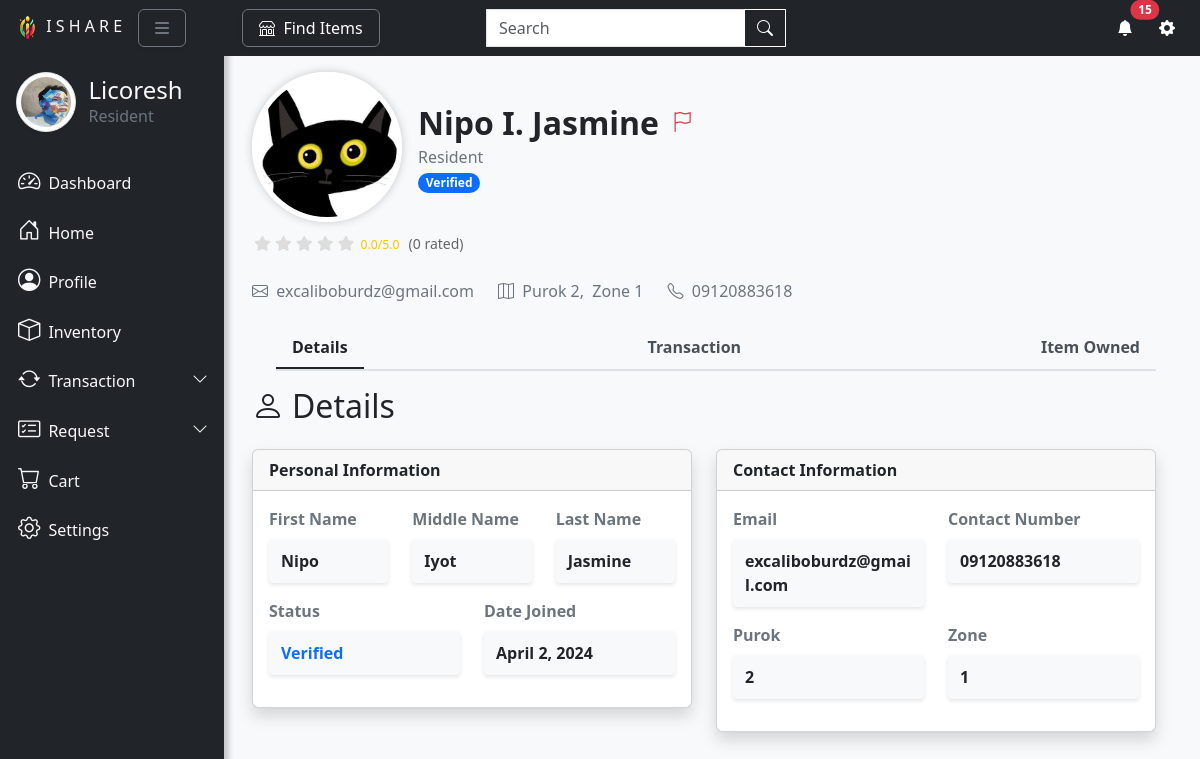
Page /htdocs/otherprofile.php?userID=6 (signed in) on the committed database.
### tables this page shows
CREATE TABLE `user` (
  `userID` int(11) NOT NULL AUTO_INCREMENT,
  `firstName` varchar(45) NOT NULL,
  `middleName` varchar(45) DEFAULT NULL,
  `lastName` varchar(45) NOT NULL,
  `contactNumber` varchar(45) NOT NULL,
  `zone` varchar(45) NOT NULL,
  `purok` varchar(45) NOT NULL,
  `dateJoined` datetime NOT NULL,
  `userEmail` varchar(45) NOT NULL,
  `status` varchar(45) DEFAULT NULL,
  `username` varchar(45) NOT NULL,
  `password` varchar(250) NOT NULL,
  `recoveryNumber` int(45) DEFAULT NULL,
  `recentPassword` varchar(45) DEFAULT NULL,
  `userImage_path` varchar(45) DEFAULT NULL,
  `verifyImage_path` varchar(45) DEFAULT NULL,
  `birthDay` datetime DEFAULT NULL,
  `userReports` int(11) DEFAULT NULL,
  `hiddenTran` varchar(20) DEFAULT 'Yes',
  `hiddenItem` varchar(20) DEFAULT 'Yes',
  PRIMARY KEY (`userID`),
  UNIQUE KEY `username_UNIQUE` (`username`),
  UNIQUE KEY `userImage_path_UNIQUE` (`userImage_path`),
  UNIQUE KEY `verifyImage_path_UNIQUE` (`verifyImage_path`),
  UNIQUE KEY `recoveryNumber_UNIQUE` (`recoveryNumber`)
);

### htdocs/otherprofile.php (the view, shortened to what the rows shown need)
<?php include 'nav.php';
include '1db.php'; ?>
<?
if (isset($_GET['userID'])) {
  $userID = $_GET['userID'];
} else {
  header('home.php');
}
$sql = "SELECT * FROM user WHERE userID = '$userID'";
$result = $conn->query($sql);
if ($result->num_rows > 0) {
  $sql = "SELECT * FROM user where userID = '$userID'";
  $query = mysqli_query($conn, $sql);
  $user = array();
  while ($userRow = mysqli_fetch_assoc($query)) {
    $userData = array(
      'firstName' => $userRow['firstName'],
      'middleName' => $userRow['middleName'],
      'lastName' => $userRow['lastName'],
      'contactNumber' => $userRow['contactNumber'],
      'zone' => $userRow['zone'],
      'purok' => $userRow['purok'],
      'dateJoined' => $userRow['dateJoined'],
      'userEmail' => $userRow['userEmail'],
      'status' => $userRow['status'],
      'userID' => $userRow['userID'],
      'username' => $userRow['username'],
      'userImage_path' => $userRow['userImage_path'],
      'password' => $userRow['password'],
      'birthDay' => $userRow['birthDay'],
    );
    array_push($user, $userData);
    $dateTime = explode(" ", $userData['dateJoined']);
    $date = $dateTime[0];
    $dateTimeStamp = strtotime($date);
    $dateJoinedYear = date('Y', $dateTimeStamp);
    $dateJoinedMonth = date('F', $dateTimeStamp);
    $dateJoinedDay = date('j', $dateTimeStamp);
    $Imagge = $userData['userImage_path'];
  }
} else {
  echo "<script>alert('User ID does not Exist, Due to an Error. $userID')</script>";
  echo "<script>window.location.href='home.php'</script>";
}
?>
<!DOCTYPE html>
<html lang="en">
<head>
</head>
<body>
  <main>
    <div class="page-content" id="content">
      <div class="container mt-4">
        <div class="row justify-content-center">
          <div class="col-md-12">
            <div class="d-flex align-items-center">
              <div class="profile-avatar me-3">
                <img src="picture/<?php echo $Imagge; ?>" class="rounded-circle" style="width: 150px; height: 150px;">
              </div>
              <div>
                <div class="flex-grow-1 d-flex justify-content-between align-items-center">
                  <h2 class="mb-0 fw-bold"><? echo ucfirst($userData['firstName']) . '&nbsp;' . ucfirst($userData['middleName'][0]) . '.&nbsp;' . ucfirst($userData['lastName']) ?></h2>
                  <button type="button" class="btn btn-link text-danger" data-bs-toggle="modal" data-bs-target="#reportUserModal">
                    <i class="bi bi-flag fs-5"></i>
                  </button>
                </div>
              </div>
            </div>
          </div>
          <div class="col mt-4">
            <div class="d-flex align-items-center text-secondary">
              <span class="bi-envelope">&nbsp; <? echo $userData['userEmail'] ?></span>
              <span class="bi-map ms-4">&nbsp; <? echo 'Purok ' . $userData['purok'] . ',&nbsp; Zone ' . $userData['zone'] ?></span>
              <span class="bi-telephone ms-4">&nbsp; <? echo $userData['contactNumber'] ?></span>
            </div>
          </div>
        </div>
        <div class="tab-content" id="myTabContent">
          <div class="tab-pane fade show active" id="details" role="tabpanel" aria-labelledby="details-tab">
            <div class="row">
              <div class="col-md-6 mt-3">
                <div class="card mb-4 shadow">
                  <div class="card-body">
                    <div class="row mb-3">
                      <div class="col-sm-4">
                        <div class="form-box" readonly><b><? echo ucfirst($userData['firstName']) ?></b></div>
                      </div>
                      <div class="col-sm-4">
                        <div class="form-box" readonly><b><? echo ucfirst($userData['middleName']) ?></b></div>
                      </div>
                      <div class="col-sm-4">
                        <div class="form-box" readonly><b><? echo ucfirst($userData['lastName']) ?></b></div>
                      </div>
                    </div>
                    <div class="row mb-3">
                    <div class="col-sm-6">
                      <div class="form-box" readonly><b><? echo $dateJoinedMonth . '&nbsp;' . $dateJoinedDay . ',&nbsp;' . $dateJoinedYear; ?></b></div>
                    </div>
                  </div>
                </div>
              </div>
            </div>
            <div class="col-md-6 mt-3">
              <div class="card mb-4 shadow">
                <div class="card-body">
                  <div class="row mb-3">
                    <div class="col-sm-6">
                      <div class="form-box" readonly><b><? echo $userData['userEmail'] ?></b></div>
                    </div>
                    <div class="col-sm-6">
                      <div class="form-box" readonly><b><? echo $userData['contactNumber'] ?></b></div>
                    </div>
                  </div>
                  <div class="row mb-3">
                    <div class="col-sm-6">
                      <div class="form-box" readonly><b><? echo $userData['purok'] ?></b></div>
                    </div>
                    <div class="col-sm-6">
                      <div class="form-box" readonly><b><? echo  $userData['zone'] ?></b></div>
                    </div>
                  </div>
                </div>
              </div>
            </div>
          </div>
        </div>
      </div>
    </div>
    </div>
  </main>
</body>
</html>

### htdocs/nav.php (shortened to what the rows shown need)
<?php
include "upper.php";
$user_id = $_SESSION['user_id'];
?>
<!doctype html>
<html lang="en">
<head>
    <link href="https://cdn.jsdelivr.net/npm/bootstrap@5.3.2/dist/css/bootstrap.min.css" rel="stylesheet" />
    <link rel="stylesheet" href="https://cdn.jsdelivr.net/npm/bootstrap-icons@1.5.0/font/bootstrap-icons.css">
    <link rel="stylesheet" href="https://cdnjs.cloudflare.com/ajax/libs/font-awesome/6.0.0-beta3/css/all.min.css" />
</head>
<body>
    <div class="vertical-nav bg-dark" id="sidebar">
        <div class="py-4 px-3">
            <br><br>
            <div class="media d-flex align-items-center"><img src="<?php echo !empty($itemImage_path) ? 'picture/' . $itemImage_path : 'picture/' . getUserProfilePicPaths($user_id); ?>" alt="..." style="width: 60px; height: 60px;" class="mr-3 rounded-circle img-thumbnail shadow-sm">
                <div class="media-body">
                    <h4 class="m-0 text-light">
                        <?php
                        $sql1 = "SELECT * FROM user WHERE userID = '$user_id'";
                        $result1 = $conn->query($sql1);
                        $user = $result1->fetch_assoc();
                        if ($user) {
                            echo '<h4 class="m-0 text-light">&nbsp;&nbsp;' . ucfirst($user['username']) . '</h4>';
                        } else {
                            echo '<h4 class="m-0 text-light">&nbsp;&nbsp;User not found</h4>';
                        }
                        ?></h4>
                    <p class="font-weight-light text-secondary mb-0">&nbsp;&nbsp; Resident</p>
                </div>
            </div>
        </div>
        <?php
        function getUserProfilePicPaths($user_id)
        {
            global $conn;
            $stmt = $conn->prepare("SELECT userImage_path FROM user WHERE userID = ?");
            $stmt->bind_param("i", $user_id);
            $stmt->execute();
            $stmt->bind_result($userImage_path);
            return isset($userImage_path) ? $userImage_path : "picture/default.png";
        }
        ?>
    </div>
</body>
</html>

### rows in the picture
user: userImage_path (picture), username "Licoresh"
user: userImage_path (picture), firstName "Nipo", middleName "I", lastName "Jasmine", userEmail "excaliboburdz@gmail.com", purok "2", zone "1", contactNumber "09120883618", middleName "Iyot", dateJoined "April", dateJoined "2", dateJoined "2024"

### other values in the picture
$total_unread_count "15"
$averageRatingFormatted "0.0"
$ratingCount "0"
